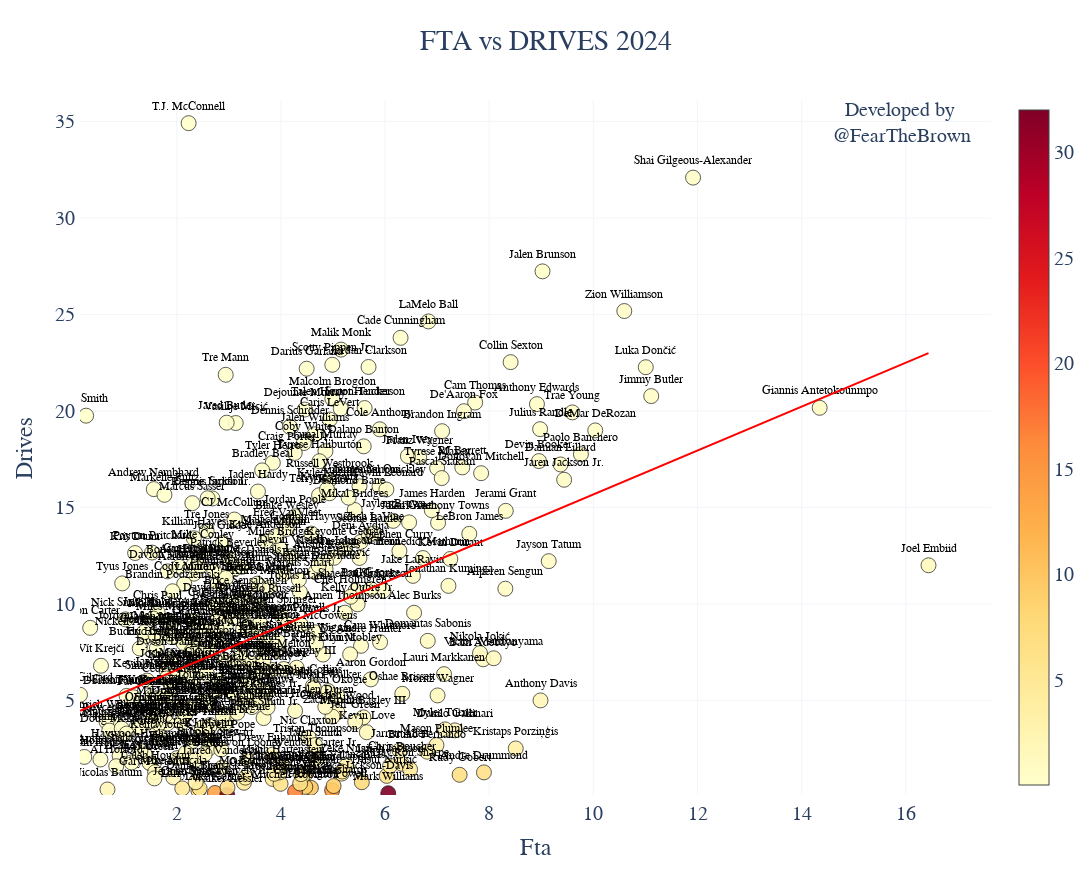

Source (notebook cell):
### Code cell
import pandas as pd
import requests
import plotly.graph_objects as go
import math
from scipy import stats
import string
import numpy as np
import time
from scipy.stats import zscore
import sys
import os
import glob
import statsmodels.api as sm

from nba_api.stats.static import players,teams

start_time = time.time()
directory = "data/2025"

# Use glob to find all CSV files in the directory
csv_files = glob.glob(os.path.join(directory, "*.csv"))
def graph_scatter(column1,column2,year,ps = False,mp=50):
   

   
    df = pd.read_csv('year_totals/'+str(year)+'.csv')
    df =df[df.MIN>500]
    team_list= {}
    full_name = {}
    nba_teams = teams.get_teams()
    for org in nba_teams:
        team_list[org['abbreviation']] = org['id']
        full_name[org['abbreviation']] = org['full_name']


    df['name']=df['PLAYER_NAME']
    df['PLAYER_NAME'] = [
        name if i % 10 == 0 else ''
        for i, name in enumerate(df['PLAYER_NAME'])
    ]

    


    hover_text = (
        "Player: " + df["name"] +
        "<br>Passes: " + df[column1].round(1).astype(str) +
        "<br>Potential Assists: " + df[column2].round(1).astype(str) 
    )
    '''
    if player.upper() not in team_list.keys():
        player =df[df['nba_id']==player_id]['Name'].iloc[0]

        df['opa']=.7
      
        df.loc[df['nba_id']==player_id, 'opa'] = 1
    
        df.loc[df['nba_id']!=player_id, 'Name'] = ''
        df['size'] = 0
        df.loc[df['nba_id']==player_id, 'size'] = 3
        title=player.title()

    else:
    
        player = player.upper()
        team_id = int(team_list[player])
        df['team_id'] = df['team_id'].astype(int)
        df['opa']=.7
      
        df.loc[df['team_id']==team_id, 'opa'] = 1
    
        df.loc[df['team_id']!=team_id, 'Name'] = ''
        df['size'] = 0
        df.loc[df['team_id']==team_id, 'size'] = 3

        title = full_name[player.upper()]
    '''

    df['opa']=.9
    df['size']=.7
    df[column1]=100*df[column1]/df.POSS
    df[column2]=100*df[column2]/df.POSS
     

    
    x_min = df[column1].min()
    x_max = df[column1].max()
    y_min= df[column2].min()
    y_max= df[column2].max()


    fig =go.Figure()
    fig.add_trace(go.Scatter(
        y=df[column2],
        x=df[column1],
        mode='markers+text',
        name='data',
        text=df['PLAYER_NAME'],
        hovertext=hover_text,

        textposition="top center",
        showlegend=False,
        marker=dict(
            colorscale="YlOrRd",
            
            color=df[column1] / df[column2],
            opacity=df['opa'],
            line=dict(
                color='black',
                width=df['size']  # Use the 'size' column to set the outline width
            ),
            colorbar=dict(
                title_side='right'
            ),
            
            size=15
        ),
        textfont=dict(
            family="Malgun Gothic",  # Change font family here
            size=12,         # Adjust font size as needed
            color="black"     # Set font color
        )
    ))

    fig.update_xaxes(title_text = column1.title(),showline=True,  gridcolor='#f2f5fa' )
    fig.update_yaxes(title_text = column2.title(),showline=True,gridcolor='#f2f5fa')
    y=df[column2]
    x=df[column1]
    X = sm.add_constant(x)  # Adds a constant term to the predictor
    model = sm.OLS(y, X).fit()
    trendline = model.predict(X)

# Create the trendline plot
    trendline_plot = go.Scatter(
        x=x,
        y=trendline,
        mode='lines',
        name='Trendline',
        line=dict(color='red'),
        showlegend=False
    )





# Add the trendline to the existing figure
    fig.add_trace(trendline_plot)
    

    fig.update_layout(
        width = 1225,
        height = 875,
        xaxis_range = [x_min,x_max+1.2],
        yaxis_range = [y_min,y_max+1.2] ,
        title = column1 +' vs ' +column2 +' '+ str(year),
        title_x=.5,
        autosize=True,
        paper_bgcolor='#FFFFFF',
        plot_bgcolor='#FFFFFF',
                        
        font=dict(
            family="Arial",
            size=20,
            color='#2A3F5F'
        ),
                       
        
        annotations=[
        go.layout.Annotation(
            showarrow=False,
            text='Developed by <br>@FearTheBrown',
            y=y_max,
            x=x_max- .5
 
            
        ),
        go.layout.Annotation(
            showarrow=False,
            text='Automated by <br>@GabeLeftBrain',
            y=y_max,
            x=0
 
            
        )
        ]
    )  
    return fig
fig=graph_scatter('FTA','DRIVES',2024)
fig.show()

### Figure 1 — Plotly figure (JSON) as saved in the notebook; plotly's stock layout.template omitted (floating-point values rounded to 4 significant figures; data arrays with more than 128 entries replaced by an {"elided": "..."} marker saying what was removed)
{"data": [{"hovertext": {"elided": "360 str values"}, "marker": {"color": {"elided": "360 float values"}, "colorbar": {"title": {"side": "right"}}, "colorscale": [[0, "rgb(255,255,204)"], [0.125, "rgb(255,237,160)"], [0.25, "rgb(254,217,118)"], [0.375, "rgb(254,178,76)"], [0.5, "rgb(253,141,60)"], [0.625, "rgb(252,78,42)"], [0.75, "rgb(227,26,28)"], [0.875, "rgb(189,0,38)"], [1, "rgb(128,0,38)"]], "line": {"color": "black", "width": {"elided": "360 float values"}}, "opacity": {"elided": "360 float values"}, "size": 15}, "mode": "markers+text", "name": "data", "showlegend": false, "text": {"elided": "360 str values"}, "textfont": {"color": "black", "family": "Malgun Gothic", "size": 12}, "textposition": "top center", "type": "scatter", "x": {"elided": "360 float values"}, "y": {"elided": "360 float values"}}, {"line": {"color": "red"}, "mode": "lines", "name": "Trendline", "showlegend": false, "type": "scatter", "x": {"elided": "360 float values"}, "y": {"elided": "360 float values"}}], "layout": {"annotations": [{"showarrow": false, "text": "Developed by <br>@FearTheBrown", "x": 15.94, "y": 34.91}, {"showarrow": false, "text": "Automated by <br>@GabeLeftBrain", "x": 0, "y": 34.91}], "autosize": true, "font": {"color": "#2A3F5F", "family": "Arial", "size": 20}, "height": 875, "paper_bgcolor": "#FFFFFF", "plot_bgcolor": "#FFFFFF", "title": {"text": "FTA vs DRIVES 2024", "x": 0.5}, "width": 1225, "xaxis": {"gridcolor": "#f2f5fa", "range": [0.141, 17.64], "showline": true, "title": {"text": "Fta"}, "type": "linear"}, "yaxis": {"gridcolor": "#f2f5fa", "range": [0.09579, 36.11], "showline": true, "title": {"text": "Drives"}, "type": "linear"}}}
